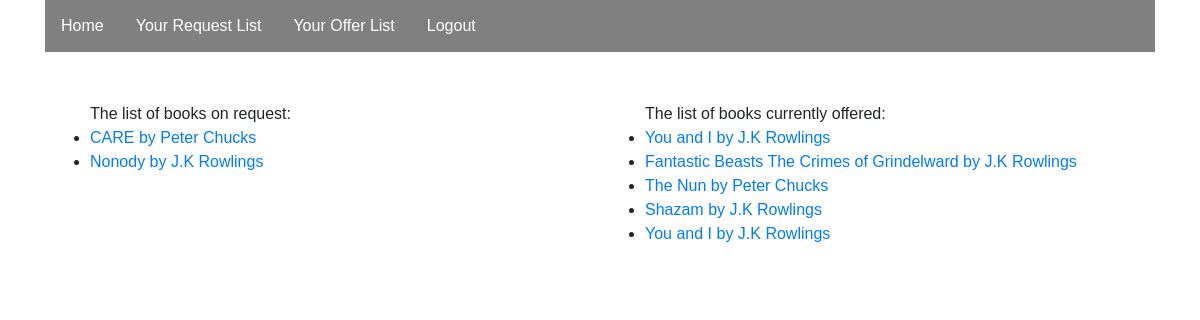
The app's page / (signed in) with its own data.
### booker/models.py (models this page shows)
class BookRequest(models.Model):
	id = models.IntegerField(primary_key=True, editable=False)
	bookman = models.ForeignKey(to=settings.AUTH_USER_MODEL,
		on_delete=models.SET_NULL, null=True, default=1)
	title = models.CharField(max_length=200, null=False, blank=False)
	author = models.CharField(max_length=100, null= False, blank=False)
	location = models.CharField(max_length=100, null=False, blank=False)
	def __str__(self):
		return str(self.title) + ' by ' + str(self.author)

class Booker(models.Model):
	id = models.IntegerField(primary_key=True, editable=False)
	bookman = models.ForeignKey(to=settings.AUTH_USER_MODEL,
						 on_delete=models.SET_NULL, null=True, default=1)
	title = models.CharField(max_length=200, blank=False, null=False)
	author = models.CharField(max_length=100, blank=False, null=False)
	price = models.CharField(choices=offer_type, max_length=100, default='Free')
	location = models.CharField(max_length=100, blank=False, null=False,
		default='Nigeria')
	def __str__(self):
		return str(self.title) + ' by ' + str(self.author)

### booker/views.py (the view)
# urls.py: path('', views.index,
def index(request):
	book_requests = list(BookRequest.objects.all())[::-1]
	book_offers = list(Booker.objects.all())[::-1]
	return render(request,
		'booker/booker_list.html',
		 {'book_requests':book_requests, 'book_offers':book_offers})

### booker/templates/booker/booker_list.html (shortened to what this page needs)
{% extends 'base.html' %}
{% block body %}
<div class="container">
	<div class="row">
		<div class="col-sm-6">
				The list of books on request:
				<ul>
					{% for book in book_requests %}
				 	<li><a href="{% url 'booker:request_detail' pk=book.id %}" > {{ book }} </a> </li>
				 	{% endfor %}
				</ul>
		</div>
		<div class="col-sm-6">
				The list of books currently offered:
				<ul>
					{% for book in book_offers %}
				 	<li><a href="{% url 'booker:offer_detail' pk=book.id %}" > {{ book }} </a> </li>
				 	{% endfor %}
				</ul>
		</div>
</div>
{% endblock %}

### booker/static/booker/css/style.css (style rules this page uses)
html, body { margin: 0; font-size: 100%; background: #fff; font-family: 'Work Sans', sans-serif; }
body a { text-decoration: none; transition: 0.5s all; -webkit-transition: 0.5s all; -moz-transition: 0.5s all; -o-transition: 0.5s all; -ms-transition: 0.5s all; }
ul { margin: 0; padding: 0; }

### records on screen
BookRequest: title+author "CARE by Peter Chucks"
BookRequest: title+author "Nonody by J.K Rowlings"
Booker: title+author "You and I by J.K Rowlings"
Booker: title+author "Fantastic Beasts The Crimes of Grindelward by J.K Rowlings"
Booker: title+author "The Nun by Peter Chucks"
Booker: title+author "Shazam by J.K Rowlings"
Booker: title+author "You and I by J.K Rowlings"
